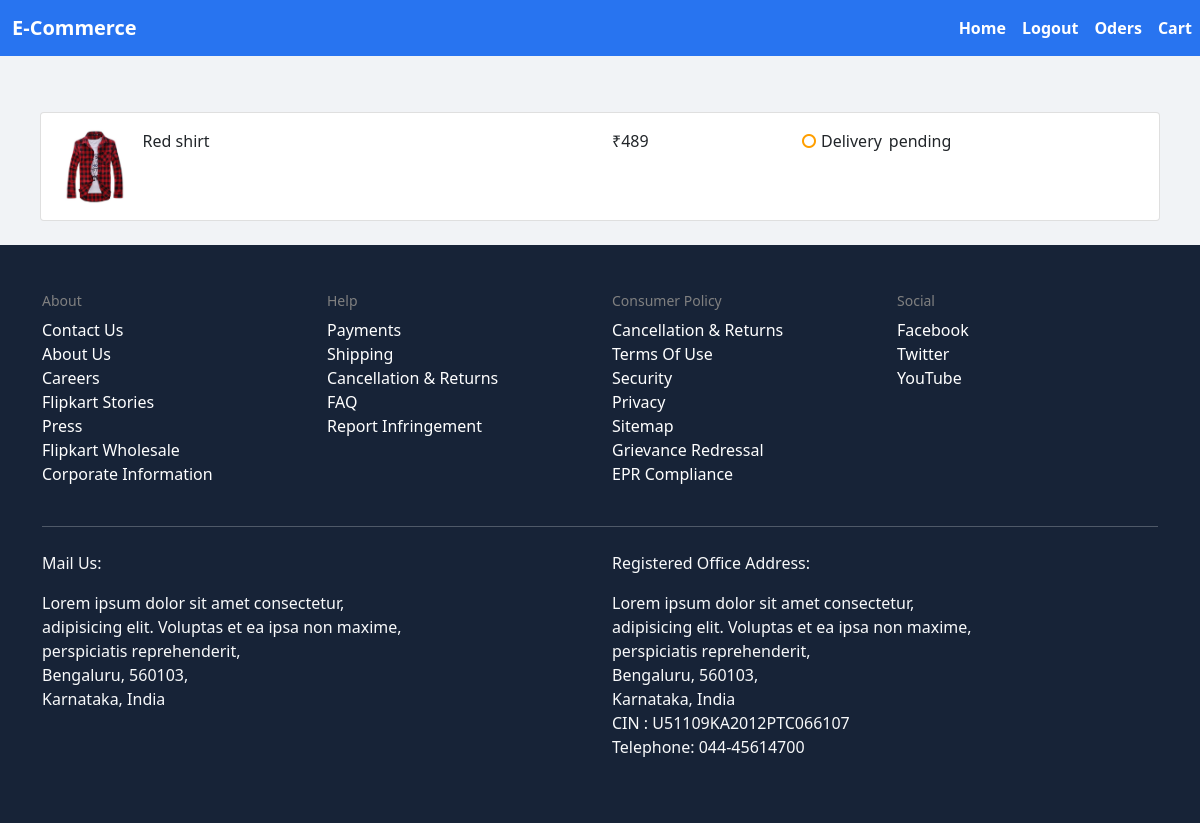
The app's page /my_order (signed in) with its own data.
### project/models.py (models this page shows, shortened)
class Order(models.Model):
    user = models.ForeignKey(CustomUser, on_delete=models.CASCADE)
    products = models.ManyToManyField(Product, through='OrderItem')
    order_status = models.CharField(max_length=20)
    total_amount = models.DecimalField(max_digits=10, decimal_places=2)

class Product(models.Model):
    CATEGORY_CHOICES = [
        ('electronics', 'Electronics'),
        ('clothing', 'Clothing'),
        ('books', 'Books'),
        ('home', 'Home and Kitchen'),
        ('mobiles', 'Mobiles'),
    ]
    name = models.CharField(max_length=255)
    description = models.TextField(null=True)
    price = models.DecimalField(max_digits=10, decimal_places=2)
    image = models.ImageField(upload_to='products/')
    category = models.CharField(max_length=100, choices=CATEGORY_CHOICES)

### project/views.py (the view)
# urls.py: path('my_order', views.order, name='api-email'),
def order(request):
    orders= Order.objects.filter(user__email = request.user.email)
    print(orders)
    return render(request, 'my_orders.html', {'orders': orders})

### project/templates/my_orders.html (shortened to what this page needs)
{% extends 'base.html' %}
{% block content %}
<div class="center d-flex flex-column mt-5" id="center" style="align-items: center;">
    {% for i in orders %}
    <div id="order_card" class="card mt-2" onclick="view('{{i.products.first.id}}')">
        <div class="card-body">
            <div class="row">
                <div class="order-img col-6 d-flex">
                    <img class="" src="{{ i.products.first.image.url }}">
                    <p style="margin-left: 2%;">{{ i.products.first.name }}</p>
                </div>
                <div class="col-2">
                    <span style="font-weight: 500;">₹{{ i.total_amount|floatformat:"0" }}</span>
                </div>
                <div class="col-4">
                    <div class="d-flex" style="font-weight: 500;">
                        <span class="material-symbols-outlined" style="color: #ff9f00;">
                            </span>
                    <span>Delivery</span><span style="margin-left: 2%;">{{ i.order_status }}</span>
                    </div>
                </div>
            </div>
        </div>
    </div>
    {% endfor %}
</div>
{% endblock content %}

### project/static/css/main.css (style rules this page uses)
.card img { width: 75%; height: 60%; margin: 6%; }
.order-img img { width: 75px; height: 75px; margin: 0; }
#order_card { width: 70rem; transition: 0.2s ease-in; }

### project/templates/base.html (style rules this page uses)
body { background-color: rgb(241,243,246); }

### project/templates/log.html (style rules this page uses)
:root { --primary: #11998e; --secondary: #38ef7d; --white: #fff; --gray: #9b9b9b; }

### records on screen
Order: products.first.image (picture), products.first.name "Red shirt", total_amount "489", order_status "pending"
